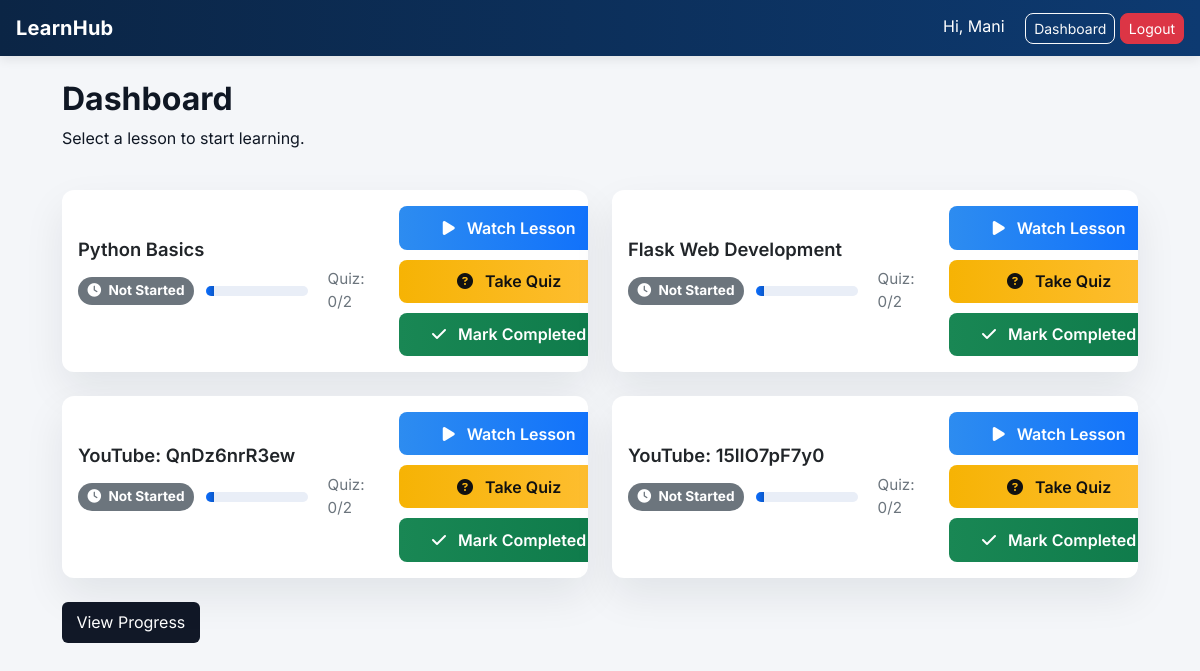
The app's page /dashboard (signed in) with its own data.
### tables this page shows
CREATE TABLE lessons(
        id INTEGER PRIMARY KEY AUTOINCREMENT,
        title TEXT NOT NULL,
        video_path TEXT NOT NULL
    );

### app.py (the view)
@app.route("/dashboard")
@login_required
def dashboard():
    user_id = session["user_id"]
    conn = sqlite3.connect(DB_NAME)
    cur = conn.cursor()
    cur.execute("""
    SELECT lessons.id, lessons.title, COALESCE(progress.completed, 0) as completed, progress.quiz_score
    FROM lessons
    LEFT JOIN progress ON lessons.id = progress.lesson_id AND progress.user_id=?
    """, (user_id,))
    lessons = cur.fetchall()
    conn.close()
    return render_template("dashboard.html", lessons=lessons)

### app.py (called while the page is built)
def login_required(f):
    @wraps(f)
    def decorated_function(*args, **kwargs):
        if "user_id" not in session:
            return redirect(url_for("login"))
        return f(*args, **kwargs)
    return decorated_function

### templates/dashboard.html
{% extends "base.html" %}
{% block content %}
<h2 class="fw-bold">Dashboard</h2>
<p>Select a lesson to start learning.</p>
<div class="row">
  {% for lesson in lessons %}
  <div class="col-md-6 mt-4">
    <div class="card lesson-card p-3">
      <div class="d-flex flex-column flex-md-row align-items-center justify-content-between gap-3">
        <div class="flex-grow-1">
          <h4>{{ lesson[1] }}</h4>
          <div class="lesson-meta">
            {% if lesson[2] == 1 %}
              <span class="badge bg-success badge-status"><i class="fa fa-check-circle me-1"></i> Completed</span>
            {% else %}
              <span class="badge bg-secondary badge-status"><i class="fa fa-clock me-1"></i> Not Started</span>
            {% endif %}
            <div class="progress-pill"><span style="width: {{ 100 if lesson[2]==1 else 8 }}%"></span></div>
            <small class="small-muted ms-2">Quiz: {{ lesson[3] if lesson|length>3 and lesson[3] is not none else 0 }}/2</small>
          </div>
        </div>
        <div class="lesson-actions" style="min-width:220px;">
          <a href="/course/{{ lesson[0] }}" class="btn btn-watch w-100"><i class="fa fa-play me-2"></i> Watch Lesson</a>
          <a href="/quiz/{{ lesson[0] }}" class="btn btn-quiz w-100"><i class="fa fa-question-circle me-2"></i> Take Quiz</a>
          <a href="/complete/{{ lesson[0] }}" class="btn btn-complete w-100"><i class="fa fa-check me-2"></i> Mark Completed</a>
        </div>
      </div>
    </div>
  </div>
  {% endfor %}
</div>
<a href="/progress" class="btn btn-dark mt-4 view-progress">View Progress</a>
{% endblock %}

### static/css/style.css (style rules this page uses)
:root { --bg: #f4f6f9; --surface: #ffffff; --primary: #0d6efd; --accent: #ffc107; --success: #198754; --muted: #6c757d; --card-shadow: 0 18px 40px rgba(16,24,40,0.08); --radius: 12px; --max-width: 1100px; }
body { background: var(--bg); font-family: 'Inter', Arial, sans-serif; color: #0f1724; -webkit-font-smoothing: antialiased; -moz-osx-font-smoothing: grayscale; }
.card.lesson-card { border-radius: var(--radius); overflow: hidden; border: none; box-shadow: var(--card-shadow); transition: transform .18s ease, box-shadow .18s ease; }
.lesson-card h4 { margin-bottom: 8px; font-weight:600; font-size:1.15rem; }
.lesson-meta { display:flex; align-items:center; gap:12px; margin-bottom:10px; }
.badge-status { font-size:0.85rem; padding: 0.45rem 0.6rem; border-radius: 999px; }
.progress-pill { height:10px; width:120px; background:#e9eef7; border-radius:999px; overflow:hidden; }
.progress-pill > span { display:block; height:100%; background: linear-gradient(90deg,var(--primary), #0a58ca); width:0%; transition: width .6s cubic-bezier(.2,.9,.2,1); }
.lesson-actions { display:flex; flex-direction:column; gap:10px; }
.lesson-actions .btn { padding: .6rem .9rem; font-weight:600; border-radius:8px; box-shadow:none; }
.btn-watch { background: linear-gradient(90deg,#2d8cf0,#0d6efd); color:white; border:none; }
.btn-quiz { background: linear-gradient(90deg,#f6b304,#ffbf36); color:#111; border:none; }
.btn-complete { background: linear-gradient(90deg,#198754,#0e7a4a); color:white; border:none; }
.small-muted { color:var(--muted); font-size:0.95rem; }
a.btn.btn-dark.view-progress { background:#111827; border:none; padding:.55rem .9rem; }

### records on screen
lessons: title "Python Basics", {{ 100 if lesson[2]==1 else 8 }} 8 (drawn), lesson "0"
lessons: title "Flask Web Development", {{ 100 if lesson[2]==1 else 8 }} 8 (drawn), lesson "0"
lessons: title "YouTube: QnDz6nrR3ew", {{ 100 if lesson[2]==1 else 8 }} 8 (drawn), lesson "0"
lessons: title "YouTube: 15lIO7pF7y0", {{ 100 if lesson[2]==1 else 8 }} 8 (drawn), lesson "0"

### other values on screen
{{ session.get("user_name") }} "Mani"
